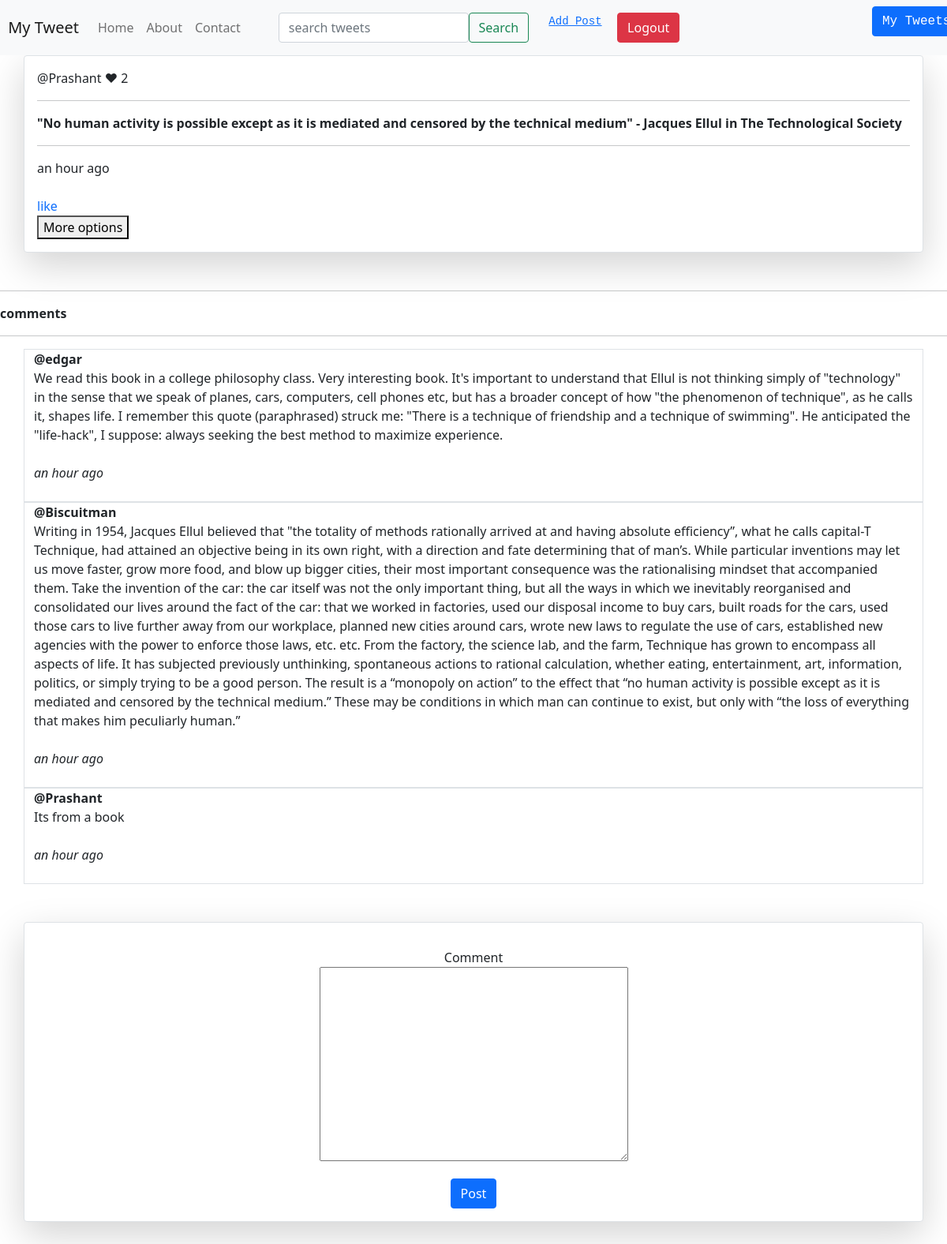
The app's page /post/no-human-activity-is-possible-except-as-it-is-medi (signed in) with its own data.
### smwapp/models.py (models this page shows, shortened)
class post(models.Model):
    user = models.ForeignKey(User, on_delete=models.CASCADE)
    status = models.TextField()
    no_of_likes = models.IntegerField(default=0)
    posted_date = models.DateTimeField(auto_now_add=True,null=True)
    slug = AutoSlugField(populate_from = 'status', unique = True, null = True)

class comments(models.Model):
    user = models.ForeignKey(User, on_delete=models.CASCADE)
    post = models.ForeignKey(post, on_delete=models.CASCADE)
    comment = models.TextField()
    posted_date = models.DateTimeField(auto_now_add=True, null = True)

### smwapp/views.py (the view, shortened to what this page needs)
# urls.py: path('post/<slug>', views.specific_post, name = "post"),
@login_required(login_url='loginpage')
def specific_post(request, slug):
    reply = replyform()
    obj = post.objects.get(slug = slug)
    form = commentform()
    comments = obj.comments_set.all()
    try:
        like_obj = likes.objects.get(Q(post=obj) & Q(user = request.user))
        a = like_obj.has_liked
    except:
        a = False
    data =  {
        'post' : obj,
        'comments' : comments ,
        'liked' : a ,
        'form' : form ,
        'rform' : reply
    }
    return render(request, "specpost.html", data)

### smwapp/forms.py
class commentform(forms.ModelForm):
    class Meta:
        model = comments
        fields = ('comment',)

class replyform(forms.ModelForm):
    class Meta:
        model = replycomment
        fields = ('reply',)

### smwapp/templates/specpost.html (shortened to what this page needs)
{% extends 'base.html' %}
{% block content %}
{% load humanize %}
<div class="container border shadow-lg p-3 mb-5 bg-white rounded">
    @{{post.user}}
    &#10084; {{post.no_of_likes}}
    <hr>
        <b> {{post.status}}</b>
        <hr>
        {{post.posted_date | naturaltime}}
        <br><br>
            {% if liked %}
            <a href="{% url 'like' slug=post.slug %}" style="text-decoration: none; size: 700px;">unlike</a> <br> &#x2611;
            {% else %}
            <a href="{% url 'like' slug=post.slug %}" style="text-decoration: none; size: 700px;">like</a> <br>
            {% endif %}
        <button data-bs-toggle="collapse" data-bs-target="#demo">More options</button>
    </div>
<hr>
<b>comments</b>
<hr>
{% for c in comments %}
    <div class="container border">
        <b>@{{c.user}}</b> <br>
        {{c.comment}} <br> <br>
       <i> {{c.posted_date | naturaltime}}</i> <br> <br>
    </div>
{% endfor %}
<br> <br>
   <center>
<div class="container border shadow-lg p-3 mb-5 bg-white rounded">
    <form action="" method="post">
        {% for fields in form %}
        <div class="mb-3 mt-3">
          {{fields.label}} <br>
          {{fields}}
        </div>
        {% endfor %}
        <button type="submit" class="btn btn-primary">Post</button>
    </form>
</center>
{% endblock content %}

### records on screen
post: user "Prashant", no_of_likes "2", status "\"No human activity is possible except as it is mediated and censored by the technical medium\" - Jacques Ellul in The Technological Society", posted_date "an hour ago"
comments: user "edgar", comment "We read this book in a college philosophy class. Very interesting book. It's important to understand that Ellul is not thinking simply of \"technology\" in the sense that we speak of planes, cars, computers, cell phones etc, but has a broader concept of how \"the phenomenon of technique\", as he calls it, shapes life. I remember this quote (paraphrased) struck me: \"There is a technique of friendship and a technique of swimming\". He anticipated the \"life-hack\", I suppose: always seeking the best method to maximize experience.", posted_date "an hour ago"
comments: user "Biscuitman", comment "Writing in 1954, Jacques Ellul believed that \"the totality of methods rationally arrived at and having absolute efficiency”, what he calls capital-T Technique, had attained an objective being in its own right, with a direction and fate determining that of man’s. While particular inventions may let us move faster, grow more food, and blow up bigger cities, their most important consequence was the rationalising mindset that accompanied them. Take the invention of the car: the car itself was not the only important thing, but all the ways in which we inevitably reorganised and consolidated our lives around the fact of the car: that we worked in factories, used our disposal income to buy cars,…", posted_date "an hour ago"
comments: user "Prashant", comment "Its from a book", posted_date "an hour ago"

### other values on screen
{{ fields.label }} "Comment"
